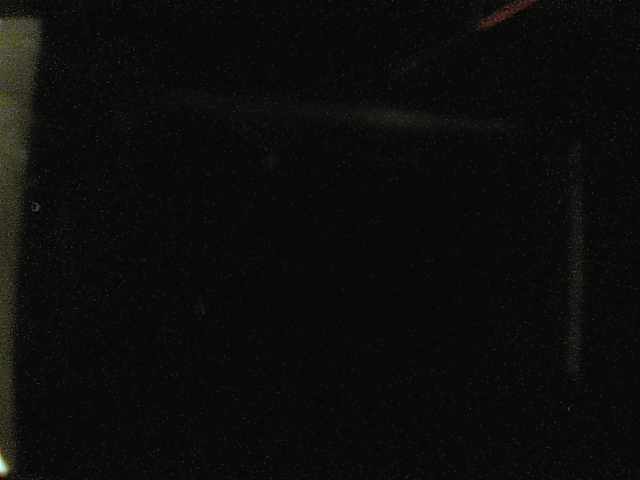
#> input picture image1/background.png, 640 x 480 px, found by its file name
$ python 3mapping.py
#> lines starting #> are read from the running program, lines starting #| are printed output that depends on the picture; after the words box and inside, x2 and y2 are one past the last pixel; in counts of white or black regions, pixels touching at a corner belong together
import cv2
import numpy as np
import os
import re
from PIL import Image as PILImage

# =====================
# パス設定
# =====================

image_dir  = r"C:\Users\siro1\k22057nk\研究\line-laser-shoe-sole\image"
result_dir = r"C:\Users\siro1\k22057nk\研究\line-laser-shoe-sole\result"

os.makedirs(result_dir, exist_ok=True)

threshold = 12  # 溝判定の深さ閾値（xのズレ）

# =====================
# 背景画像の準備
# =====================

bg_path = os.path.join(image_dir, "background.png")

if os.path.exists(bg_path):
    canvas = np.array(PILImage.open(bg_path))
#> canvas is the input picture: shape (480, 640, 3); mean R, G, B 12.1, 12.2, 11.2
    canvas = cv2.cvtColor(canvas, cv2.COLOR_RGB2BGR)
    print("背景画像読み込み完了")
else:
    canvas = np.zeros((480, 640, 3), dtype=np.uint8)
    print("背景画像なし → 黒背景")

h, w = canvas.shape[:2]
#> h = 480; w = 640

# =====================
# レーザー検出関数
# =====================

def detect_laser(img):
    """
    縦線のx座標をy行ごとに取得する
    赤さが最大のxを各y行で1点だけ取る
    """
    img_bright = cv2.convertScaleAbs(img, alpha=5.0, beta=30)

    hsv = cv2.cvtColor(img_bright, cv2.COLOR_BGR2HSV)

    mask1 = cv2.inRange(hsv, np.array([0,   80, 80]), np.array([15,  255, 255]))
    mask2 = cv2.inRange(hsv, np.array([160, 80, 80]), np.array([180, 255, 255]))
    mask  = cv2.bitwise_or(mask1, mask2)

    kernel = np.ones((3, 3), np.uint8)
    mask = cv2.morphologyEx(mask, cv2.MORPH_OPEN, kernel)

    red = img_bright[:, :, 2]  # 赤チャンネル

    points = []
    for y in range(mask.shape[0]):
        xs = np.where(mask[y, :] > 0)[0]
        if len(xs) == 0:
            continue
        # 赤さが最大のxを取得
        values = red[y, xs]
        x = xs[np.argmax(values)]
        points.append((int(x), int(y)))

    if len(points) < 10:
        return points

    xs = np.array([p[0] for p in points])
    x_median = np.median(xs)
    x_std = np.std(xs)
    points = [(x, y) for x, y in points if abs(x - x_median) < x_std * 1]

    return points

# =====================
# 全画像処理
# =====================

all_points    = []
groove_points = []
processed = 0
skipped   = 0

for fname in sorted(os.listdir(image_dir)):
    if not fname.endswith(".png"):
        continue
    if fname == "background.png":
        continue

    m = re.match(r"T(\d+)_P(\d+)\.png", fname)
    if not m:
        continue

    tilt_angle = int(m.group(1))
    pan_angle  = int(m.group(2))

    # 異常値スキップ
    if tilt_angle > 200:
        continue

    # Tiltスキャン（Pan=130固定）のみ使う
    if pan_angle != 130:
        continue

    fpath = os.path.join(image_dir, fname)

    try:
        img = cv2.cvtColor(np.array(PILImage.open(fpath)), cv2.COLOR_RGB2BGR)
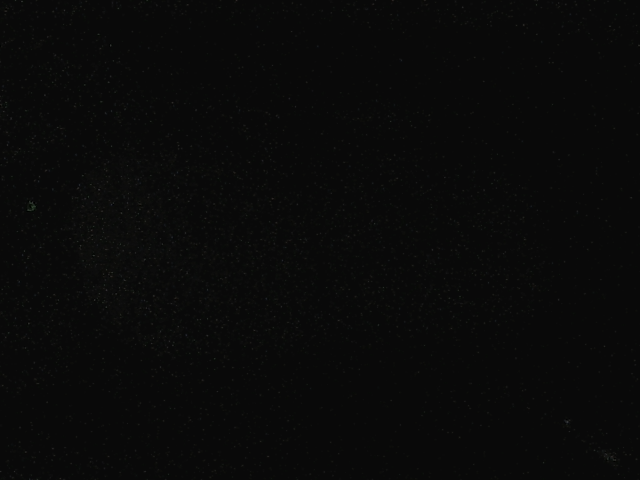
#> input picture image/T050_P130.png, 640 x 480 px, found by its file name

        points = detect_laser(img)
#> in detect_laser, `img_bright = cv2.convertScaleAbs(img, alpha=5.0, beta=30)`:
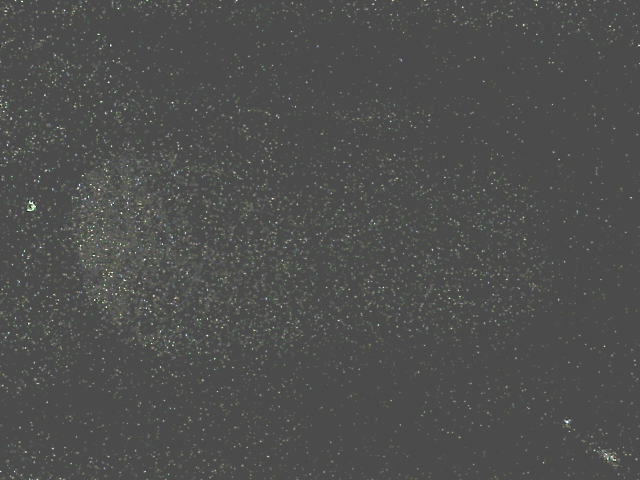
#> img_bright: shape (480, 640, 3); mean B, G, R 77.6, 78.8, 78.1
#> in detect_laser, `hsv = cv2.cvtColor(img_bright, cv2.COLOR_BGR2HSV)`: hsv: shape (480, 640, 3); mean H, S, V 8.6, 3.7, 78.8
#> in detect_laser, `mask1 = cv2.inRange(hsv, np.array([0,   80, 80]), np.array([15,  255, ..`: mask1: shape (480, 640); 0% white in thin lines or dots, all inside (x1, y1, x2, y2) = (176, 299, 177, 300)
#> in detect_laser, `mask2 = cv2.inRange(hsv, np.array([160, 80, 80]), np.array([180, 255, ..`: mask2: shape (480, 640); every value is 0
#> after the loop in detect_laser, `for y in range(mask.shape[0]):`: points = []
#> points = []
        print(f"{fname}: {len(points)}点, x中央値={int(np.median([p[0] for p in points])) if points else 'なし'}")
#| T050_P130.png: 0点, x中央値=なし


        if len(points) < 100:
            print(f"スキップ（点数不足）: {fname} ({len(points)}点)")
#| スキップ（点数不足）: T050_P130.png (0点)
            skipped += 1
            continue

        xs = np.array([p[0] for p in points], dtype=float)
        ys = np.array([p[1] for p in points], dtype=float)

        # 縦線用baseline：yを基準にxをfitting
        coef     = np.polyfit(ys, xs, 1)
        baseline = np.polyval(coef, ys)
        depth    = xs - baseline  # xのズレが溝の深さ

        for xi, yi in zip(xs, ys):
            xi, yi = int(xi), int(yi)
            if 0 <= xi < w and 0 <= yi < h:
                all_points.append((xi, yi))

        for i in range(1, len(points)):
            dx = abs(points[i][0] - points[i-1][0])
            if dx > threshold:
                px, py = points[i]
                if 0 <= px < w and 0 <= py < h:
                    groove_points.append((px, py))
        processed += 1

    except Exception as e:
        print(f"エラー: {fname} → {e}")
        skipped += 1
#> pass 2 of the loop `for fname in sorted(os.listdir(image_dir)):`:
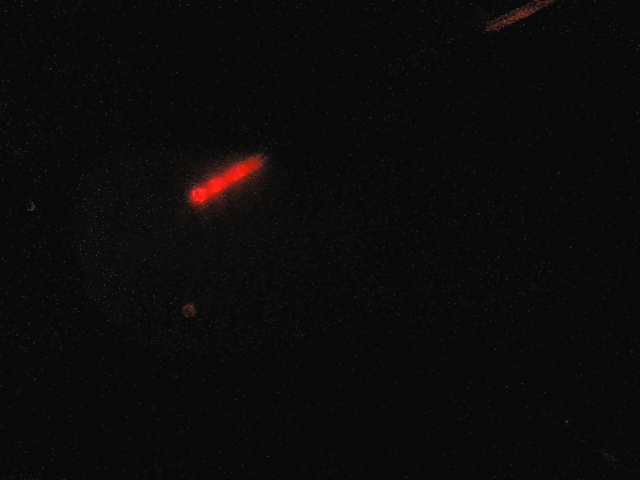
#> input picture image/T070_P130.png, 640 x 480 px, found by its file name
#> hsv: shape (480, 640, 3); mean H, S, V 10.2, 6.8, 83.3
#> in detect_laser (call 2), `mask1 = cv2.inRange(hsv, np.array([0,   80, 80]), np.array([15,  255, ..`:
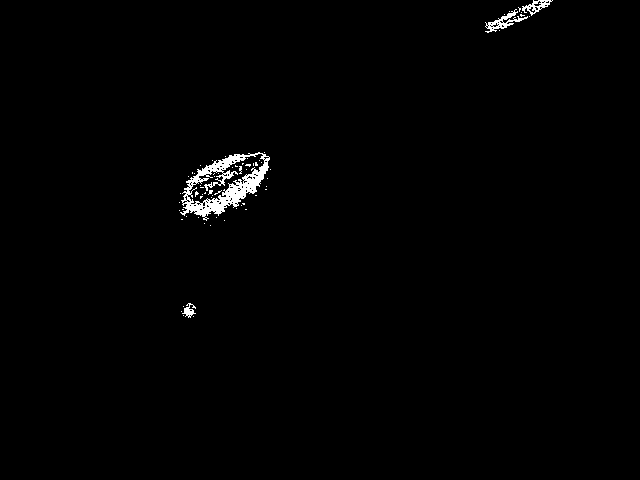
#> mask1: shape (480, 640); 0.94% white; 66 white regions (62 under 20 px), largest, box (x1, y1, x2, y2) and area: (180, 152, 270, 221) 2143, (485, 9, 528, 33) 289, (522, 0, 553, 16) 186, (182, 303, 196, 318) 97
#> mask2: shape (480, 640); 0.01% white in thin lines or dots, all inside (x1, y1, x2, y2) = (188, 2, 551, 192)
#> in detect_laser (call 2), `red = img_bright[:, :, 2]`:
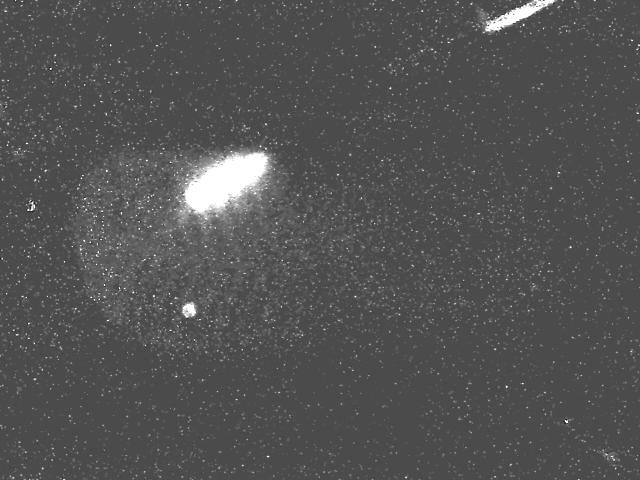
#> red: shape (480, 640); min 30, max 255, mean 82.5
#> the loop in detect_laser (call 2), `for y in range(mask.shape[0]):` made 480 passes
#> (xs, values, x) on passes 1 to 3: ([540, 541, 542, 543, 545, 546, 547], [120, 225, 220, 95, 255, 255, 255], 545), ([533, 534, 535, 536, 537, 540, 541, 542, 543, 545, 546, 547], [185, 205, 175, 195, 255, 255, 235, 235, 240, 255, 255, 255], 537), ([533, 534, 535, 536, 537], [180, 185, 150, 155, 255], 537)
#> after the loop in detect_laser (call 2), `for y in range(mask.shape[0]):`: points = 99 pairs, first value 184 to 545, second value 0 to 314
#> in detect_laser (call 2), `xs = np.array([p[0] for p in points])`: xs = 99 values, max 545 at index 0, min 184 at index 92, mean 295.2
#> x_median = 221
#> x_std = 139
#> in detect_laser (call 2), `points = [(x, y) for x, y in points if abs(x - x_median) < x_std * 1]`: points = 71 pairs, first value 184 to 263, second value 154 to 314
#| T070_P130.png: 71点, x中央値=205
#| スキップ（点数不足）: T070_P130.png (71点)
#> pass 3 of the loop `for fname in sorted(os.listdir(image_dir)):`:
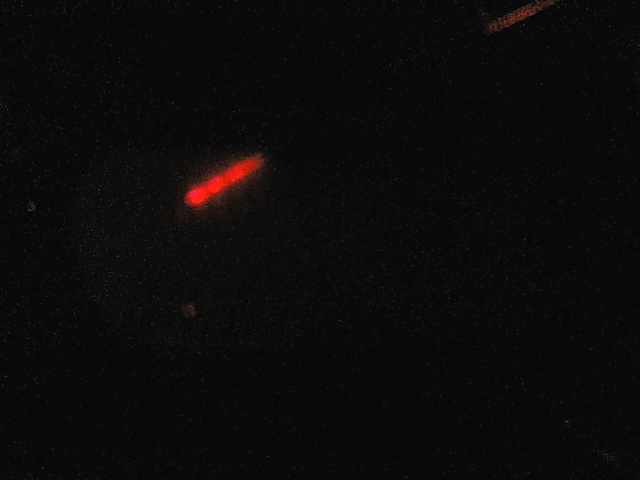
#> input picture image/T072_P130.png, 640 x 480 px, found by its file name
#> hsv: shape (480, 640, 3); mean H, S, V 11.8, 8, 84.7
#> in detect_laser (call 3), `mask1 = cv2.inRange(hsv, np.array([0,   80, 80]), np.array([15,  255, ..`:
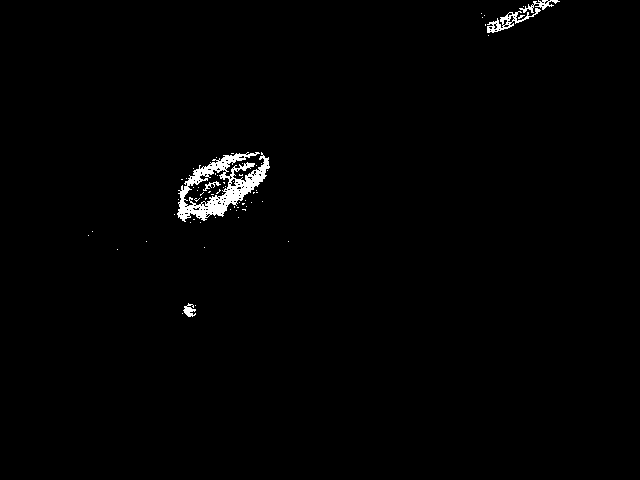
#> mask1: shape (480, 640); 1% white; 68 white regions (63 under 20 px), largest, box (x1, y1, x2, y2) and area: (177, 152, 270, 222) 2412, (487, 8, 541, 33) 342, (519, 0, 560, 13) 168, (183, 303, 196, 317) 102, (203, 181, 221, 191) 56
#> mask2: shape (480, 640); 0.01% white in thin lines or dots, all inside (x1, y1, x2, y2) = (197, 2, 554, 190)
#> in detect_laser (call 3), `red = img_bright[:, :, 2]`:
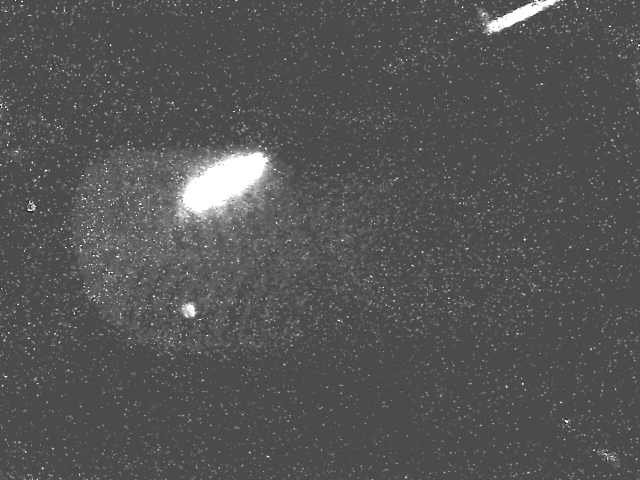
#> red: shape (480, 640); min 30, max 255, mean 83.8
#> the loop in detect_laser (call 3), `for y in range(mask.shape[0]):` made 480 passes
#> (xs, values, x) on passes 1 to 3: ([542, 543, 544, 545, 552, 553, 554, 555, 556, 557], [190, 160, 105, 145, 255, 255, 255, 225, 220, 205], 552), ([542, 543, 544, 545, 552, 553, 554, 555, 556, 557], [165, 175, 205, 250, 255, 255, 255, 205, 170, 175], 552), ([553, 554, 555, 556], [215, 200, 145, 105], 553)
#> after the loop in detect_laser (call 3), `for y in range(mask.shape[0]):`: points = 108 pairs, first value 180 to 553, second value 0 to 316
#> in detect_laser (call 3), `xs = np.array([p[0] for p in points])`: xs = 108 values, max 553 at index 2, min 180 at index 92, mean 288
#> x_median = 207
#> x_std = 141.8
#> in detect_laser (call 3), `points = [(x, y) for x, y in points if abs(x - x_median) < x_std * 1]`: points = 78 pairs, first value 180 to 253, second value 153 to 316
#| T072_P130.png: 78点, x中央値=193
#| スキップ（点数不足）: T072_P130.png (78点)

print(f"\n処理完了: {processed}枚, スキップ: {skipped}枚")
print(f"全レーザー点: {len(all_points)}点")
print(f"溝判定点:     {len(groove_points)}点")

# =====================
# 描画
# =====================

# 全レーザー点を白で描画
for px, py in all_points:
    cv2.circle(canvas, (px, py), 2, (255, 255, 255), -1)

# 溝点を緑で上書き
for px, py in groove_points:
    cv2.circle(canvas, (px, py), 3, (0, 220, 80), -1)

# =====================
# 保存
# =====================

out_path = os.path.join(result_dir, "2sole_map.png")
PILImage.fromarray(cv2.cvtColor(canvas, cv2.COLOR_BGR2RGB)).save(out_path)

print(f"\n保存完了: {out_path}")
